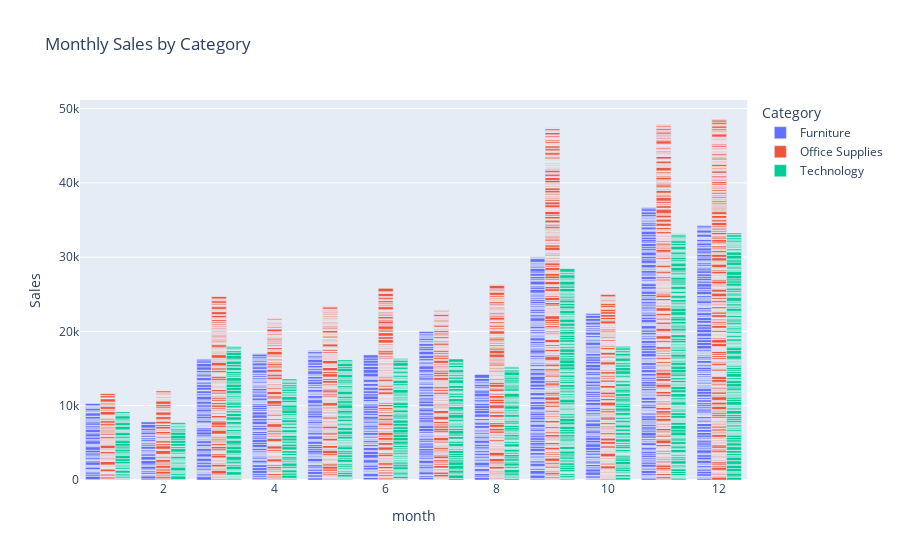

This figure's notebook cell:
### Code cell
#  4 — Sales by Month & Category
fig = px.bar(data, x="month", y="Sales", color="Category", barmode="group",
             title=" Monthly Sales by Category")
fig.show()

### Figure 1 — Plotly figure (JSON) as saved in the notebook; plotly's stock layout.template omitted (floating-point values rounded to 4 significant figures; data arrays with more than 128 entries replaced by an {"elided": "..."} marker saying what was removed)
{"data": [{"alignmentgroup": "True", "hovertemplate": "Category=Furniture<br>month=%{x}<br>Sales=%{y}<extra></extra>", "legendgroup": "Furniture", "marker": {"color": "#636efa", "pattern": {"shape": ""}}, "name": "Furniture", "offsetgroup": "Furniture", "orientation": "v", "showlegend": true, "textposition": "auto", "type": "bar", "x": {"elided": "1619 int values"}, "xaxis": "x", "y": {"elided": "1619 float values"}, "yaxis": "y"}, {"alignmentgroup": "True", "hovertemplate": "Category=Office Supplies<br>month=%{x}<br>Sales=%{y}<extra></extra>", "legendgroup": "Office Supplies", "marker": {"color": "#EF553B", "pattern": {"shape": ""}}, "name": "Office Supplies", "offsetgroup": "Office Supplies", "orientation": "v", "showlegend": true, "textposition": "auto", "type": "bar", "x": {"elided": "5617 int values"}, "xaxis": "x", "y": {"elided": "5617 float values"}, "yaxis": "y"}, {"alignmentgroup": "True", "hovertemplate": "Category=Technology<br>month=%{x}<br>Sales=%{y}<extra></extra>", "legendgroup": "Technology", "marker": {"color": "#00cc96", "pattern": {"shape": ""}}, "name": "Technology", "offsetgroup": "Technology", "orientation": "v", "showlegend": true, "textposition": "auto", "type": "bar", "x": {"elided": "1419 int values"}, "xaxis": "x", "y": {"elided": "1419 float values"}, "yaxis": "y"}], "layout": {"barmode": "group", "legend": {"title": {"text": "Category"}, "tracegroupgap": 0}, "title": {"text": " Monthly Sales by Category"}, "xaxis": {"anchor": "y", "domain": [0, 1], "title": {"text": "month"}}, "yaxis": {"anchor": "x", "domain": [0, 1], "title": {"text": "Sales"}}}}
